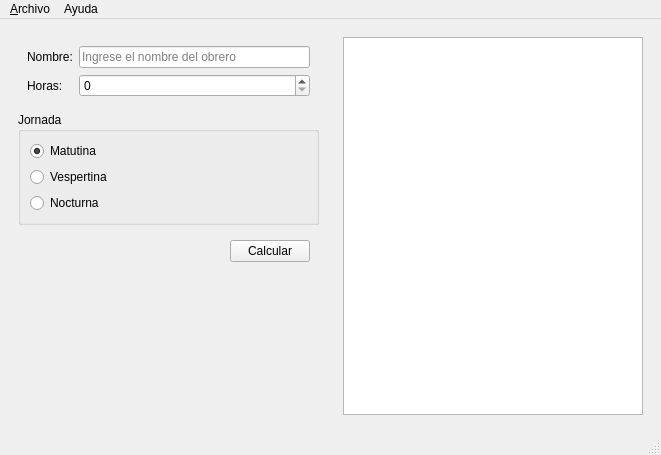
<?xml version="1.0" encoding="UTF-8"?>
<ui version="4.0">
 <class>Principal</class>
 <widget class="QMainWindow" name="Principal">
  <property name="geometry">
   <rect>
    <x>0</x>
    <y>0</y>
    <width>661</width>
    <height>455</height>
   </rect>
  </property>
  <property name="windowTitle">
   <string>Principal</string>
  </property>
  <property name="windowIcon">
   <iconset resource="recursos.qrc">
    <normaloff>:/icono</normaloff>:/icono</iconset>
  </property>
  <widget class="QWidget" name="centralwidget">
   <layout class="QHBoxLayout" name="horizontalLayout">
    <item>
     <widget class="QWidget" name="widget_2" native="true">
      <layout class="QVBoxLayout" name="verticalLayout">
       <item>
        <widget class="QWidget" name="widget" native="true">
         <layout class="QFormLayout" name="formLayout">
          <item row="0" column="0">
           <widget class="QLabel" name="label">
            <property name="text">
             <string>Nombre:</string>
            </property>
           </widget>
          </item>
          <item row="0" column="1">
           <widget class="QLineEdit" name="inNombre">
            <property name="toolTip">
             <string>&lt;html&gt;&lt;head/&gt;&lt;body&gt;&lt;p&gt;&lt;span style=&quot; font-weight:600;&quot;&gt;Nombre &lt;/span&gt;del obrero.&lt;/p&gt;&lt;/body&gt;&lt;/html&gt;</string>
            </property>
            <property name="placeholderText">
             <string>Ingrese el nombre del obrero</string>
            </property>
           </widget>
          </item>
          <item row="1" column="0">
           <widget class="QLabel" name="label_2">
            <property name="text">
             <string>Horas:</string>
            </property>
           </widget>
          </item>
          <item row="1" column="1">
           <widget class="QSpinBox" name="inHoras">
            <property name="toolTip">
             <string>Número de horas trabajdas en la semana</string>
            </property>
            <property name="maximum">
             <number>50</number>
            </property>
           </widget>
          </item>
         </layout>
        </widget>
       </item>
       <item>
        <widget class="QGroupBox" name="groupBox">
         <property name="toolTip">
          <string>Seleccione la jornada laboral</string>
         </property>
         <property name="title">
          <string>Jornada</string>
         </property>
         <layout class="QVBoxLayout" name="verticalLayout_2">
          <item>
           <widget class="QRadioButton" name="inMatutina">
            <property name="text">
             <string>Matutina</string>
            </property>
            <property name="checked">
             <bool>true</bool>
            </property>
           </widget>
          </item>
          <item>
           <widget class="QRadioButton" name="inVespertina">
            <property name="text">
             <string>Vespertina</string>
            </property>
           </widget>
          </item>
          <item>
           <widget class="QRadioButton" name="inNocturna">
            <property name="text">
             <string>Nocturna</string>
            </property>
           </widget>
          </item>
         </layout>
        </widget>
       </item>
       <item>
        <widget class="QWidget" name="widget_4" native="true">
         <layout class="QHBoxLayout" name="horizontalLayout_2">
          <item>
           <spacer name="horizontalSpacer">
            <property name="orientation">
             <enum>Qt::Horizontal</enum>
            </property>
            <property name="sizeHint" stdset="0">
             <size>
              <width>40</width>
              <height>20</height>
             </size>
            </property>
           </spacer>
          </item>
          <item>
           <widget class="QPushButton" name="cmdCalcular">
            <property name="enabled">
             <bool>true</bool>
            </property>
            <property name="toolTip">
             <string>Calcular el salario semanal</string>
            </property>
            <property name="text">
             <string>Calcular</string>
            </property>
           </widget>
          </item>
         </layout>
        </widget>
       </item>
       <item>
        <spacer name="verticalSpacer">
         <property name="orientation">
          <enum>Qt::Vertical</enum>
         </property>
         <property name="sizeHint" stdset="0">
          <size>
           <width>20</width>
           <height>40</height>
          </size>
         </property>
        </spacer>
       </item>
      </layout>
     </widget>
    </item>
    <item>
     <widget class="QWidget" name="widget_3" native="true">
      <layout class="QVBoxLayout" name="verticalLayout_3">
       <item>
        <widget class="QPlainTextEdit" name="outResultado">
         <property name="readOnly">
          <bool>true</bool>
         </property>
        </widget>
       </item>
      </layout>
     </widget>
    </item>
   </layout>
  </widget>
  <widget class="QMenuBar" name="menubar">
   <property name="geometry">
    <rect>
     <x>0</x>
     <y>0</y>
     <width>661</width>
     <height>21</height>
    </rect>
   </property>
   <widget class="QMenu" name="menuArchivo">
    <property name="title">
     <string>&amp;Archivo</string>
    </property>
    <addaction name="action_Nuevo"/>
    <addaction name="mnuAbrir"/>
    <addaction name="mnuGuardar"/>
    <addaction name="separator"/>
    <addaction name="mnuCalcular"/>
    <addaction name="separator"/>
    <addaction name="mnuSalir"/>
   </widget>
   <widget class="QMenu" name="menuAyuda">
    <property name="title">
     <string>Ayuda</string>
    </property>
    <addaction name="actionAcerca_de"/>
   </widget>
   <addaction name="menuArchivo"/>
   <addaction name="menuAyuda"/>
  </widget>
  <widget class="QStatusBar" name="statusbar"/>
  <action name="mnuAbrir">
   <property name="text">
    <string>A&amp;brir</string>
   </property>
   <property name="shortcut">
    <string>Ctrl+O</string>
   </property>
  </action>
  <action name="mnuGuardar">
   <property name="text">
    <string>&amp;Guardar</string>
   </property>
   <property name="shortcut">
    <string>Ctrl+S</string>
   </property>
  </action>
  <action name="mnuCalcular">
   <property name="text">
    <string>&amp;Calcular</string>
   </property>
   <property name="shortcut">
    <string>F1</string>
   </property>
  </action>
  <action name="mnuSalir">
   <property name="text">
    <string>&amp;Salir</string>
   </property>
   <property name="shortcut">
    <string>Ctrl+Q</string>
   </property>
  </action>
  <action name="actionAcerca_de">
   <property name="text">
    <string>Acerca de</string>
   </property>
  </action>
  <action name="action_Nuevo">
   <property name="text">
    <string>&amp;Nuevo</string>
   </property>
  </action>
 </widget>
 <resources>
  <include location="recursos.qrc"/>
 </resources>
 <connections/>
</ui>
